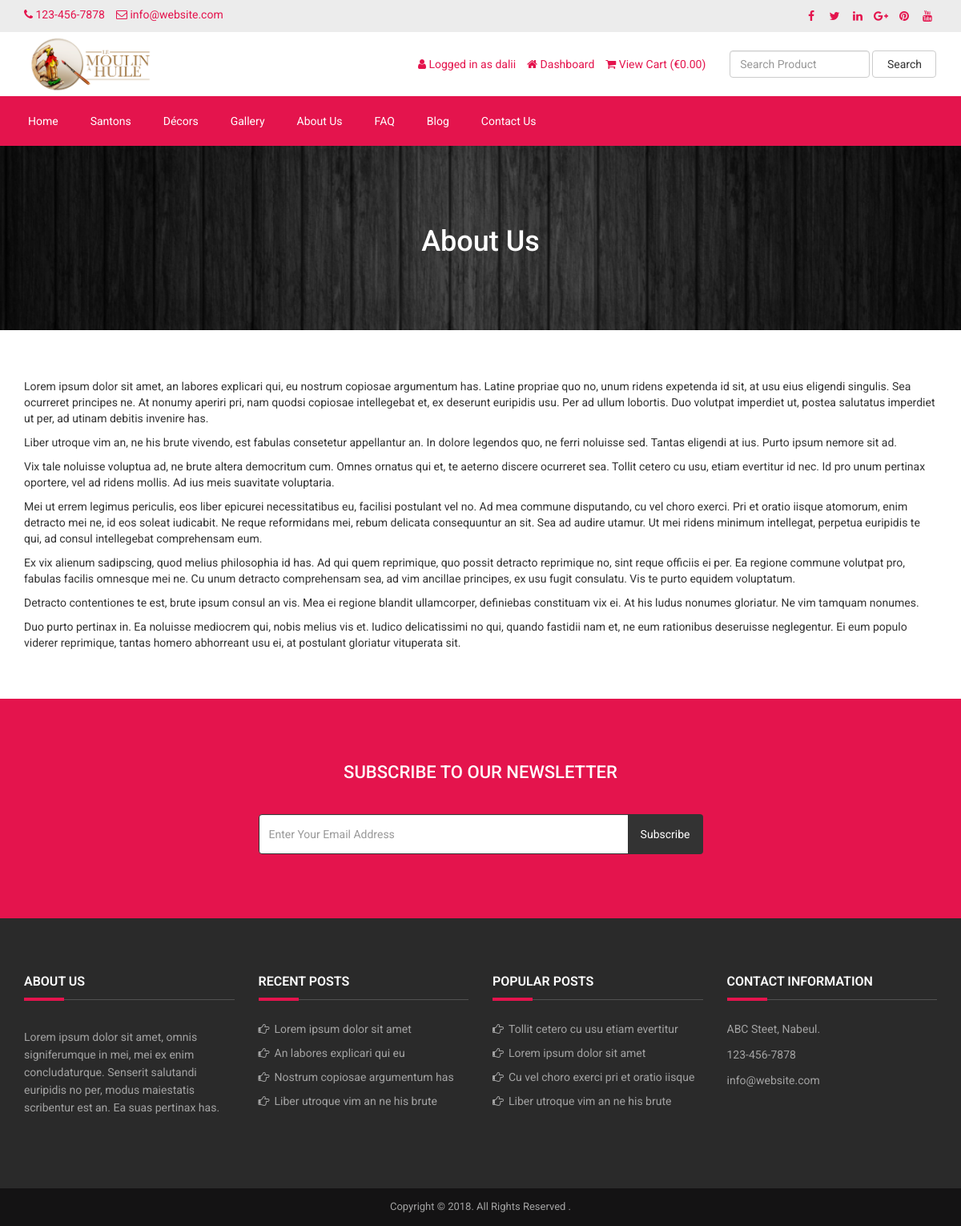
/about.php (signed in), run on the app's committed database.
### tables this page shows
CREATE TABLE `tbl_settings` (
  `id` int(11) NOT NULL,
  `logo` varchar(255) NOT NULL,
  `favicon` varchar(255) NOT NULL,
  `footer_about` text NOT NULL,
  `footer_copyright` text NOT NULL,
  `contact_address` text NOT NULL,
  `contact_email` varchar(255) NOT NULL,
  `contact_phone` varchar(255) NOT NULL,
  `contact_fax` varchar(255) NOT NULL,
  `contact_map_iframe` text NOT NULL,
  `receive_email` varchar(255) NOT NULL,
  `receive_email_subject` varchar(255) NOT NULL,
  `receive_email_thank_you_message` text NOT NULL,
  `forget_password_message` text NOT NULL,
  `total_recent_post_footer` int(10) NOT NULL,
  `total_popular_post_footer` int(10) NOT NULL,
  `total_recent_post_sidebar` int(11) NOT NULL,
  `total_popular_post_sidebar` int(11) NOT NULL,
  `total_featured_product_home` int(11) NOT NULL,
  `total_latest_product_home` int(11) NOT NULL,
  `total_popular_product_home` int(11) NOT NULL,
  `meta_title_home` text NOT NULL,
  `meta_keyword_home` text NOT NULL,
  `meta_description_home` text NOT NULL,
  `banner_login` varchar(255) NOT NULL,
  `banner_registration` varchar(255) NOT NULL,
  `banner_forget_password` varchar(255) NOT NULL,
  `banner_reset_password` varchar(255) NOT NULL,
  `banner_search` varchar(255) NOT NULL,
  `banner_cart` varchar(255) NOT NULL,
  `banner_checkout` varchar(255) NOT NULL,
  `banner_product_category` varchar(255) NOT NULL,
  `banner_blog` varchar(255) NOT NULL,
  `cta_title` varchar(255) NOT NULL,
  `cta_content` text NOT NULL,
  `cta_read_more_text` varchar(255) NOT NULL,
  `cta_read_more_url` varchar(255) NOT NULL,
  `cta_photo` varchar(255) NOT NULL,
  `featured_product_title` varchar(255) NOT NULL,
  `featured_product_subtitle` varchar(255) NOT NULL,
  `latest_product_title` varchar(255) NOT NULL,
  `latest_product_subtitle` varchar(255) NOT NULL,
  `popular_product_title` varchar(255) NOT NULL,
  `popular_product_subtitle` varchar(255) NOT NULL,
  `testimonial_title` varchar(255) NOT NULL,
  `testimonial_subtitle` varchar(255) NOT NULL,
  `testimonial_photo` varchar(255) NOT NULL,
  `blog_title` varchar(255) NOT NULL,
  `blog_subtitle` varchar(255) NOT NULL,
  `newsletter_text` text NOT NULL,
  `paypal_email` varchar(255) NOT NULL,
  `bank_detail` text NOT NULL,
  `before_head` text NOT NULL,
  `after_body` text NOT NULL,
  `before_body` text NOT NULL,
  `home_service_on_off` int(11) NOT NULL,
  `home_welcome_on_off` int(11) NOT NULL,
  `home_featured_product_on_off` int(11) NOT NULL,
  `home_latest_product_on_off` int(11) NOT NULL,
  `home_popular_product_on_off` int(11) NOT NULL,
  `home_testimonial_on_off` int(11) NOT NULL,
  `home_blog_on_off` int(11) NOT NULL,
  `newsletter_on_off` int(11) NOT NULL,
  `Bitcoin_public_key` text NOT NULL,
  `Bitcoin_private_key` text NOT NULL
);

CREATE TABLE `tbl_social` (
  `social_id` int(11) NOT NULL,
  `social_name` varchar(30) NOT NULL,
  `social_url` varchar(255) NOT NULL,
  `social_icon` varchar(30) NOT NULL
);

CREATE TABLE `tbl_top_category` (
  `tcat_id` int(11) NOT NULL,
  `tcat_name` varchar(255) NOT NULL,
  `show_on_menu` int(1) NOT NULL
);

CREATE TABLE `tbl_page` (
  `id` int(11) NOT NULL,
  `about_title` varchar(255) NOT NULL,
  `about_content` text NOT NULL,
  `about_banner` varchar(255) NOT NULL,
  `about_meta_title` varchar(255) NOT NULL,
  `about_meta_keyword` text NOT NULL,
  `about_meta_description` text NOT NULL,
  `faq_title` varchar(255) NOT NULL,
  `faq_banner` varchar(255) NOT NULL,
  `faq_meta_title` varchar(255) NOT NULL,
  `faq_meta_keyword` text NOT NULL,
  `faq_meta_description` text NOT NULL,
  `blog_title` varchar(255) NOT NULL,
  `blog_banner` varchar(255) NOT NULL,
  `blog_meta_title` varchar(255) NOT NULL,
  `blog_meta_keyword` text NOT NULL,
  `blog_meta_description` text NOT NULL,
  `contact_title` varchar(255) NOT NULL,
  `contact_banner` varchar(255) NOT NULL,
  `contact_meta_title` varchar(255) NOT NULL,
  `contact_meta_keyword` text NOT NULL,
  `contact_meta_description` text NOT NULL,
  `pgallery_title` varchar(255) NOT NULL,
  `pgallery_banner` varchar(255) NOT NULL,
  `pgallery_meta_title` varchar(255) NOT NULL,
  `pgallery_meta_keyword` text NOT NULL,
  `pgallery_meta_description` text NOT NULL,
  `vgallery_title` varchar(255) NOT NULL,
  `vgallery_banner` varchar(255) NOT NULL,
  `vgallery_meta_title` varchar(255) NOT NULL,
  `vgallery_meta_keyword` text NOT NULL,
  `vgallery_meta_description` text NOT NULL
);

CREATE TABLE `tbl_post` (
  `post_id` int(11) NOT NULL,
  `post_title` varchar(255) NOT NULL,
  `post_slug` varchar(255) NOT NULL,
  `post_content` text NOT NULL,
  `post_date` varchar(255) NOT NULL,
  `photo` varchar(255) NOT NULL,
  `category_id` int(11) NOT NULL,
  `total_view` int(11) NOT NULL,
  `meta_title` varchar(255) NOT NULL,
  `meta_keyword` text NOT NULL,
  `meta_description` text NOT NULL
);

### about.php (the view)
<?php require_once('header.php'); ?>
<?php
$statement  = $page->all();
$result = $statement->fetchAll(PDO::FETCH_ASSOC);
foreach ($result as $row) {
    $about_title = $row['about_title'];
    $about_content = $row['about_content'];
    $about_banner = $row['about_banner'];
}
?>
<div class="page-banner" style="background-image: url(assets/uploads/<?php echo $about_banner; ?>);">
    <div class="inner">
        <h1><?php echo $about_title; ?></h1>
    </div>
</div>
<div class="page">
    <div class="container">
        <div class="row">
            <div class="col-md-12">
                <p>
                    <?php echo $about_content; ?>
                </p>
            </div>
        </div>
    </div>
</div>
<?php require_once('footer.php'); ?>

### header.php (shortened to what the rows shown need)
<?php
include_once("model/Page.php");
$page=new Page();
include_once("model/Settings.php");
$settings= new Settings();
include_once("model/Social.php");
$social= new Social();
include_once("model/Post.php");
$post= new Post();
include_once("model/TopCategory.php");
$topCategory= new TopCategory();
include_once("model/Video.php");
$statement = $settings->all();
$result = $statement->fetchAll(PDO::FETCH_ASSOC);
foreach ($result as $row)
{
	$logo = $row['logo'];
	$contact_email = $row['contact_email'];
	$contact_phone = $row['contact_phone'];
}
?>
<!DOCTYPE html>
<html lang="en">
<head>
	<link rel="stylesheet" href="assets/css/bootstrap.min.css">
	<link rel="stylesheet" href="assets/css/font-awesome.min.css">
	<link rel="stylesheet" href="assets/css/owl.carousel.min.css">
	<link rel="stylesheet" href="assets/css/owl.theme.default.min.css">
	<link rel="stylesheet" href="assets/css/jquery.bxslider.min.css">
    <link rel="stylesheet" href="assets/css/magnific-popup.css">
    <link rel="stylesheet" href="assets/css/rating.css">
	<link rel="stylesheet" href="assets/css/spacing.css">
	<link rel="stylesheet" href="assets/css/bootstrap-touch-slider.css">
	<link rel="stylesheet" href="assets/css/animate.min.css">
	<link rel="stylesheet" href="assets/css/tree-menu.css">
	<link rel="stylesheet" href="assets/css/select2.min.css">
	<link rel="stylesheet" href="assets/css/main.css">
	<link rel="stylesheet" href="assets/css/responsive.css">
	<?php
	$statement = $page->all();
	$result = $statement->fetchAll(PDO::FETCH_ASSOC);
		?>
</head>
<body>
<div class="top">
	<div class="container">
		<div class="row">
			<div class="col-md-6 col-sm-6 col-xs-12">
				<div class="left">
					<ul>
						<li><i class="fa fa-phone"></i> <?php echo $contact_phone; ?></li>
						<li><i class="fa fa-envelope-o"></i> <?php echo $contact_email; ?></li>
					</ul>
				</div>
			</div>
			<div class="col-md-6 col-sm-6 col-xs-12">
				<div class="right">
					<ul>
						<?php
						$statement = $social->all();
						$result = $statement->fetchAll(PDO::FETCH_ASSOC);
						foreach ($result as $row) {
							?>
							<?php if($row['social_url'] != ''): ?>
							<li><a href="<?php echo $row['social_url']; ?>"><i class="<?php echo $row['social_icon']; ?>"></i></a></li>
							<?php endif; ?>
							<?php
						}
						?>
					</ul>
				</div>
			</div>
		</div>
	</div>
</div>
<div class="header">
	<div class="container">
		<div class="row inner">
			<div class="col-md-4 logo">
				<a href="index.php"><img src="assets/uploads/<?php echo $logo; ?>" alt="logo image"></a>
			</div>
		</div>
	</div>
</div>
<div class="nav">
	<div class="container">
		<div class="row">
			<div class="col-md-12 pl_0 pr_0">
				<div class="menu-container">
					<div class="menu">
						<ul>
							<?php
							$statement = $topCategory->all();
							$result = $statement->fetchAll(PDO::FETCH_ASSOC);
							foreach ($result as $row) {
								?>
								<li><a href="product-category.php?id=<?php echo $row['tcat_id']; ?>&type=top-category"><?php echo $row['tcat_name']; ?></a>
								</li>
								<?php
							}
							?>
							<?php
							$statement = $page->all();
							$result = $statement->fetchAll(PDO::FETCH_ASSOC);
							foreach ($result as $row) {
								$about_title = $row['about_title'];
								$faq_title = $row['faq_title'];
								$blog_title = $row['blog_title'];
								$contact_title = $row['contact_title'];
							}
							?>
							<li><a href="about.php"><?php echo $about_title; ?></a></li>
							<li><a href="faq.php"><?php echo $faq_title; ?></a></li>
							<li><a href="blog.php"><?php echo $blog_title; ?></a></li>
							<li><a href="contact.php"><?php echo $contact_title; ?></a></li>
						</ul>
					</div>
				</div>
			</div>
		</div>
	</div>
</div>

### footer.php (shortened to what the rows shown need)
<?php
$statement =  $settings->all();
$result = $statement->fetchAll(PDO::FETCH_ASSOC);
foreach ($result as $row)
{
	$footer_about = $row['footer_about'];
	$contact_email = $row['contact_email'];
	$contact_phone = $row['contact_phone'];
	$contact_address = $row['contact_address'];
	$footer_copyright = $row['footer_copyright'];
	$total_recent_post_footer = $row['total_recent_post_footer'];
    $total_popular_post_footer = $row['total_popular_post_footer'];
    $newsletter_on_off = $row['newsletter_on_off'];
}
?>
<?php if($newsletter_on_off == 1): ?>
<section class="home-newsletter">
	<div class="container">
		<div class="row">
			<div class="col-md-6 col-md-offset-3">
				<div class="single">
				<form action="" method="post">
					<h2><?php echo LANG_VALUE_93; ?></h2>
				</div>
			</div>
		</div>
	</div>
</section>
<?php endif; ?>
<section class="footer-main">
	<div class="container">
		<div class="row">
			<div class="col-md-3 col-sm-6 footer-col">
				<div class="row">
					<div class="col-md-12">
						<p>
							<?php echo nl2br($footer_about); ?>
						</p>
					</div>
				</div>
			</div>
			<div class="col-md-3 col-sm-6 footer-col">
				<div class="row">
					<div class="col-md-12">
						<ul>
							<?php
				            $i = 0;
				            $statement = $post->allPost();
				            $result = $statement->fetchAll(PDO::FETCH_ASSOC);
				            foreach ($result as $row) {
				                $i++;
				                if($i > $total_recent_post_footer) {
				                    break;
				                }
				                ?>
				                <li><a href="blog-single.php?slug=<?php echo $row['post_slug']; ?>"><?php echo $row['post_title']; ?></a></li>
				                <?php
				            }
           					?>
						</ul>
					</div>
				</div>
			</div>
			<div class="col-md-3 col-sm-6 footer-col">
				<div class="row">
					<div class="col-md-12">
						<ul>
							<?php
				            $i = 0;
				            $statement = $post->allPopular();
				            $result = $statement->fetchAll(PDO::FETCH_ASSOC);
				            foreach ($result as $row) {
				                $i++;
				                if($i > $total_popular_post_footer) {
				                    break;
				                }
				                ?>
				                <li><a href="blog-single.php?slug=<?php echo $row['post_slug']; ?>"><?php echo $row['post_title']; ?></a></li>
				                <?php
				            }
				            ?>
						</ul>
					</div>
				</div>
			</div>
			<div class="col-md-3 col-sm-6 footer-col">
				<div class="contact-item">
					<div class="text"><?php echo nl2br($contact_address); ?></div>
				</div>
				<div class="contact-item">
					<div class="text"><?php echo $contact_phone; ?></div>
				</div>
				<div class="contact-item">
					<div class="text"><?php echo $contact_email; ?></div>
				</div>
			</div>
		</div>
	</div>
</section>
<div class="footer-bottom">
	<div class="container">
		<div class="row">
			<div class="col-md-12 copyright">
				<?php echo $footer_copyright; ?>
			</div>
		</div>
	</div>
</div>
</body>
</html>

### data on the page
tbl_settings: contact_phone "123-456-7878", contact_email "info@website.com", logo (picture), footer_about "Lorem ipsum dolor sit amet, omnis signiferumque in mei, mei ex enim concludaturque. Senserit salutandi euripidis no per, modus maiestatis scribentur est an. Ea suas pertinax has.", contact_address "ABC Steet, Nabeul.", footer_copyright "Copyright © 2018. All Rights Reserved ."
tbl_top_category: tcat_name "Santons"
tbl_top_category: tcat_name "Décors"
tbl_page: about_title "About Us", faq_title "FAQ", blog_title "Blog", contact_title "Contact Us", about_banner (picture), about_content "Lorem ipsum dolor sit amet, an labores explicari qui, eu nostrum copiosae argumentum has. Latine propriae quo no, unum ridens expetenda id sit, at usu eius eligendi singulis. Sea ocurreret principes ne. At nonumy aperiri pri, nam quodsi copiosae intellegebat et, ex deserunt euripidis usu. Per ad ullum lobortis. Duo volutpat imperdiet ut, postea salutatus imperdiet ut per, ad utinam debitis invenire has. Liber utroque vim an, ne his brute vivendo, est fabulas consetetur appellantur an. In dolore legendos quo, ne ferri noluisse sed. Tantas eligendi at ius. Purto ipsum nemore sit ad. Vix tale noluisse voluptua ad, ne brute altera democritum cum. Omnes ornatus qui et, te aeterno discere…"
tbl_post: post_title "Lorem ipsum dolor sit amet"
tbl_post: post_title "An labores explicari qui eu"
tbl_post: post_title "Nostrum copiosae argumentum has"
tbl_post: post_title "Liber utroque vim an ne his brute"
tbl_post: post_title "Tollit cetero cu usu etiam evertitur"
tbl_post: post_title "Cu vel choro exerci pri et oratio iisque"

### other printed values
LANG_VALUE_13 "Logged in as"
$_SESSION['customer']['cust_name'] "dalii"
LANG_VALUE_89 "Dashboard"
LANG_VALUE_19 "View Cart"
LANG_VALUE_1 "€"
LANG_VALUE_3 "Search"
LANG_VALUE_93 "SUBSCRIBE TO OUR NEWSLETTER"
LANG_VALUE_92 "Subscribe"
LANG_VALUE_110 "ABOUT US"
LANG_VALUE_113 "RECENT POSTS"
LANG_VALUE_112 "POPULAR POSTS"
LANG_VALUE_114 "CONTACT INFORMATION"
